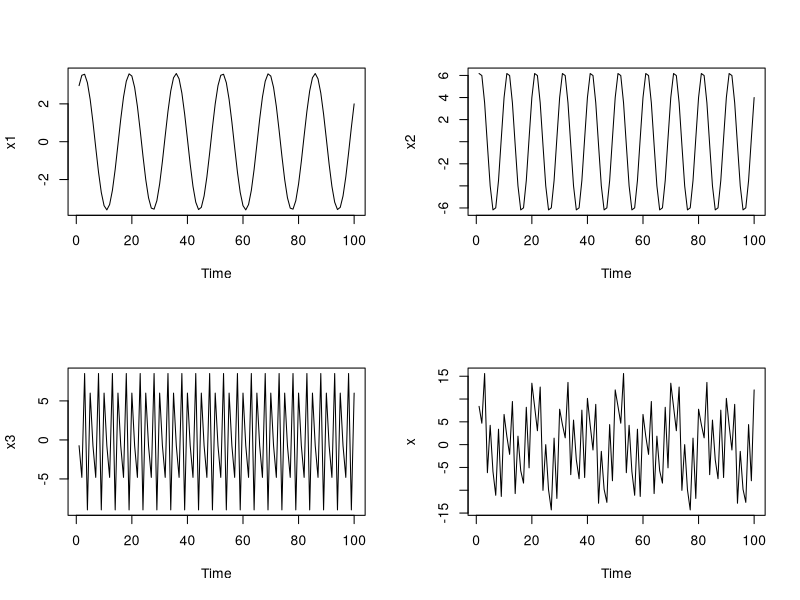
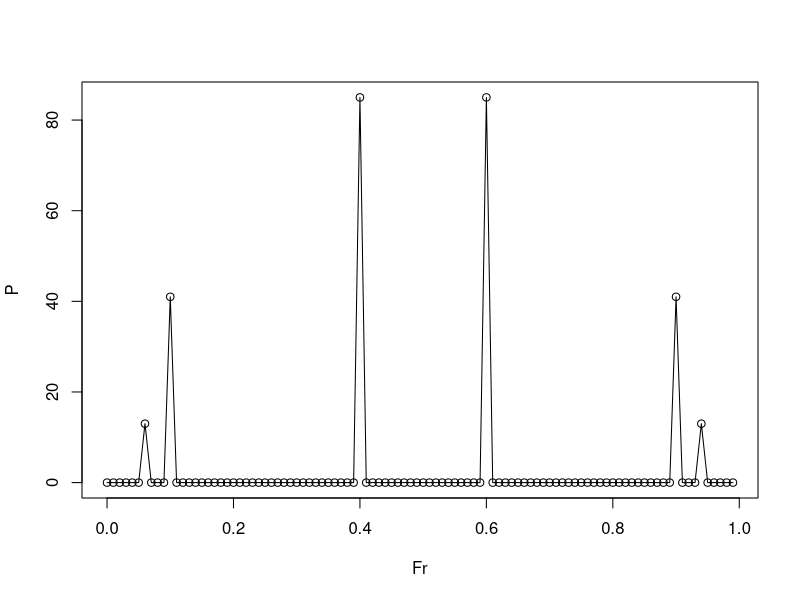

Here is the R script that generated these plots, in order:
# March 22 In Class Notes

x1 = 2*cos(2*pi*1:100*6/100) + 3*sin(2*pi*1:100*6/100)
x2 = 4*cos(2*pi*1:100*10/100) + 5*sin(2*pi*1:100*10/100)
x3 = 6*cos(2*pi*1:100*40/100) + 7*sin(2*pi*1:100*40/100)

x = x1 + x2 + x3

par(mfrow=c(2,2))
plot.ts(x1)
plot.ts(x2)
plot.ts(x3)
plot.ts(x)

par(mfrow=c(1,1))
P = abs(2*fft(x)/100)^2
Fr = 0:99/100
plot(Fr, P, type='o')
